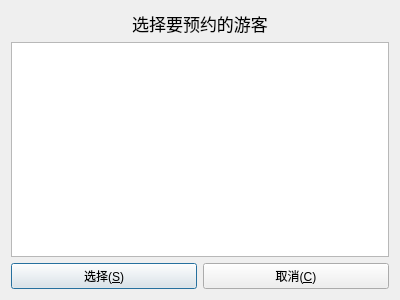
<?xml version="1.0" encoding="UTF-8"?>
<ui version="4.0">
 <class>SelectTouristDialog</class>
 <widget class="QDialog" name="SelectTouristDialog">
  <property name="geometry">
   <rect>
    <x>0</x>
    <y>0</y>
    <width>400</width>
    <height>300</height>
   </rect>
  </property>
  <property name="windowTitle">
   <string>Dialog</string>
  </property>
  <layout class="QVBoxLayout" name="verticalLayout">
   <item>
    <widget class="QLabel" name="label">
     <property name="font">
      <font>
       <pointsize>13</pointsize>
      </font>
     </property>
     <property name="text">
      <string>选择要预约的游客</string>
     </property>
     <property name="alignment">
      <set>Qt::AlignCenter</set>
     </property>
    </widget>
   </item>
   <item>
    <widget class="QTableView" name="touristsTableView"/>
   </item>
   <item>
    <layout class="QHBoxLayout" name="horizontalLayout">
     <item>
      <widget class="QPushButton" name="selectButton">
       <property name="text">
        <string>选择(&amp;S)</string>
       </property>
      </widget>
     </item>
     <item>
      <widget class="QPushButton" name="cancleButton">
       <property name="text">
        <string>取消(&amp;C)</string>
       </property>
      </widget>
     </item>
    </layout>
   </item>
  </layout>
 </widget>
 <resources/>
 <connections/>
</ui>
